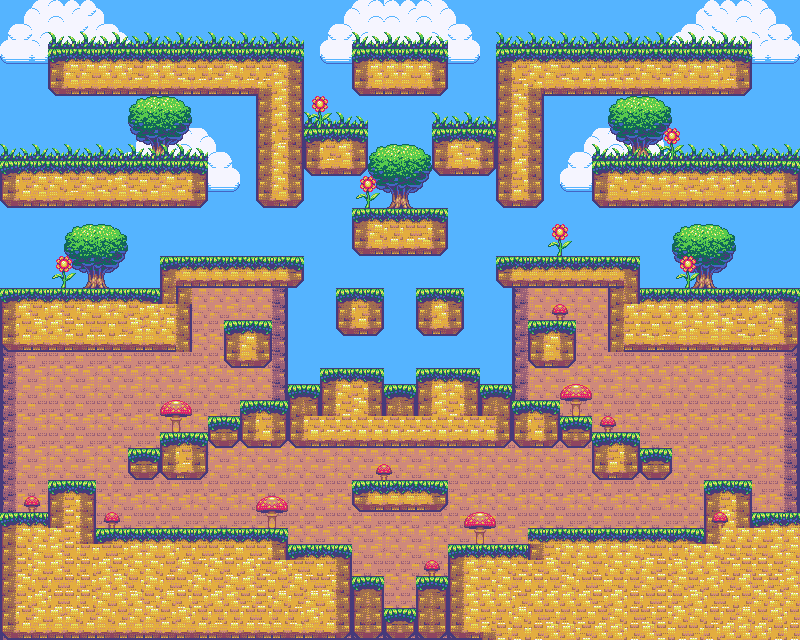

A 2D game scene composited from a Tiled map and its tileset images. What follows is a short description and the map's XML, with each tile layer's data collapsed to a summary:
An orthogonal 50x40 tile map with 16x16 px tiles, 4 tile layers (Background, Foreground, Decor1, Decor2) and 12 objects (8x playerSpawn, 4x gunSpawn).

<map version="1.4" tiledversion="1.4.1" orientation="orthogonal" renderorder="right-down" compressionlevel="0" width="50" height="40" tilewidth="16" tileheight="16" infinite="0" nextlayerid="7" nextobjectid="13">
 <properties>
  <property name="playerLayer" type="int" value="4" />
 </properties>
 <tileset firstgid="1" source="plattformer.tsx" />
 <layer id="1" name="Background" width="50" height="40">
  <properties>
   <property name="layer" type="int" value="1" />
  </properties>
  <data>[2000 cells, 2000 non-empty, 74 distinct tile ids]</data>
 </layer>
 <layer id="3" name="Foreground" width="50" height="40">
  <properties>
   <property name="layer" type="int" value="2" />
  </properties>
  <data>[2000 cells, 915 non-empty, 78 distinct tile ids]</data>
 </layer>
 <layer id="4" name="Decor1" width="50" height="40">
  <properties>
   <property name="layer" type="int" value="3" />
  </properties>
  <data>[2000 cells, 175 non-empty, 24 distinct tile ids]</data>
 </layer>
 <layer id="5" name="Decor2" width="50" height="40">
  <properties>
   <property name="layer" type="int" value="4" />
  </properties>
  <data>[2000 cells, 33 non-empty, 6 distinct tile ids]</data>
 </layer>
 <objectgroup id="2" name="Objects">
  <object id="1" type="gunSpawn" x="400.667" y="368.667" />
  <object id="2" type="gunSpawn" x="399.334" y="190.833" />
  <object id="3" type="gunSpawn" x="399.334" y="468.667" />
  <object id="4" type="gunSpawn" x="399.333" y="32.9997" />
  <object id="5" type="playerSpawn" x="638.667" y="36.6667" />
  <object id="6" type="playerSpawn" x="658.666" y="275" />
  <object id="7" type="playerSpawn" x="70.6667" y="464" />
  <object id="8" type="playerSpawn" x="143" y="274" />
  <object id="9" type="playerSpawn" x="641.333" y="148" />
  <object id="10" type="playerSpawn" x="159.333" y="34.667" />
  <object id="11" type="playerSpawn" x="160" y="145.333" />
  <object id="12" type="playerSpawn" x="728" y="467" />
 </objectgroup>
</map>
